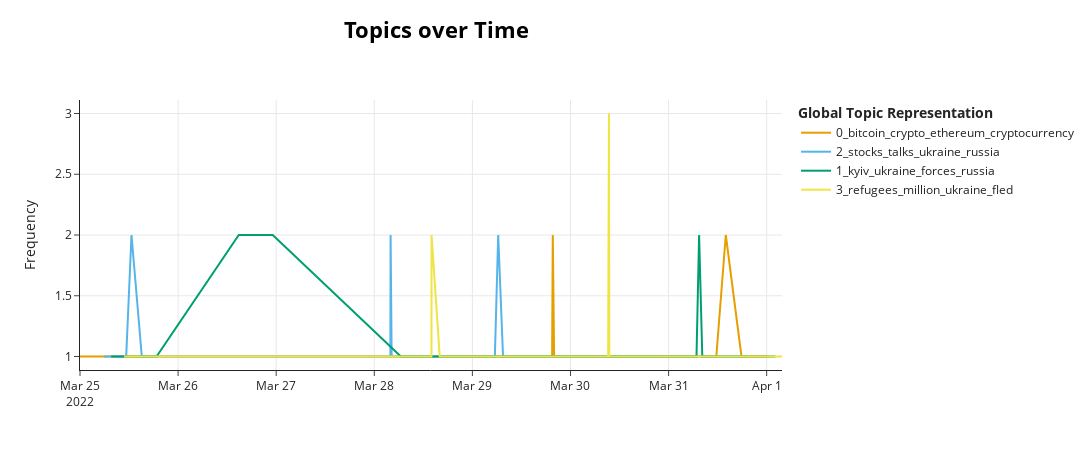

Source (notebook cell):
### Code cell
model.visualize_topics_over_time(topics_over_time, top_n_topics=4)

### Figure 1 — Plotly figure (JSON) as saved in the notebook; plotly's stock layout.template omitted (floating-point values rounded to 4 significant figures)
{"data": [{"hoverinfo": "text", "hovertext": ["<b>Topic 0</b><br>Words: arw, arowana, bittrex, bittrex global, exchange", "<b>Topic 0</b><br>Words: leumi, tax, gave launch date, israel two largest, saying regulatory approval", "<b>Topic 0</b><br>Words: per cent, cent, per, bitcoin, cent last", "<b>Topic 0</b><br>Words: metrics, token metrics, bear market, market, bear", "<b>Topic 0</b><br>Words: fees, structure, crypto, venmo, depending much", "<b>Topic 0</b><br>Words: cardano, week, crypto, bitcoin, gained", "<b>Topic 0</b><br>Words: usd, btc usd, bitcoin, btc, investors risk appetite", "<b>Topic 0</b><br>Words: cryptocurrencies, cryptocurrencies mixed, largest cryptocurrencies mixed, largest cryptocurrencies, cardano", "<b>Topic 0</b><br>Words: dogecoin, meme token, price, meme, doge", "<b>Topic 0</b><br>Words: miners, electricity, bitcoin, mobil, codes", "<b>Topic 0</b><br>Words: bitcoin, bank, submitted youngereverynight link, gold bitcoin, submitted youngereverynight", "<b>Topic 0</b><br>Words: dogecoin, elon, musk, saturday, prominent", "<b>Topic 0</b><br>Words: eth, ethereum, ethereum eth, saturday, day", "<b>Topic 0</b><br>Words: bitcoin, crypto, price, riding wave good, wave good news", "<b>Topic 0</b><br>Words: bitcoin, bank, tyranasorewristwreck link, block new, block new wallet", "<b>Topic 0</b><br>Words: bitcoin, bitcoin stealth, bitcoin stealth rally, stealth, stealth rally", "<b>Topic 0</b><br>Words: bitcoin, 12, cryptocurrency market capitalization, six consecutive days, six consecutive", "<b>Topic 0</b><br>Words: bitcoin, bank, bank submitted thefutureofmoney, time 2022 bitcoin, thefutureofmoney link comments", "<b>Topic 0</b><br>Words: bitcoin, per cent, cent, per, cryptocurrency", "<b>Topic 0</b><br>Words: 41 per, 41 per cent, per cent, bitcoin, cent", "<b>Topic 0</b><br>Words: bitcoin, 46k, market, market cap, surged", "<b>Topic 0</b><br>Words: higher, bitcoin, dogecoin higher, dogecoin, prices", "<b>Topic 0</b><br>Words: cryptocodex, bitcoin, price, crypto, excerpt daily", "<b>Topic 0</b><br>Words: 000, bitcoin, rose, 45 000 band, 000 band", "<b>Topic 0</b><br>Words: bitcoin, losses, 000, asset could advance, away year", "<b>Topic 0</b><br>Words: bitcoin, market, 47, ethereum, past", "<b>Topic 0</b><br>Words: crypto, started, cryptocurrencies, trading, bitcoin", "<b>Topic 0</b><br>Words: bitcoin, 47, erasing losses year, holding gains, holding gains monday", "<b>Topic 0</b><br>Words: bitcoin, 47, 000, 47 000, threshold", "<b>Topic 0</b><br>Words: bitcoin, bank, 2022 bitcoin bitcoin, 000 turns, 000 turns positive", "<b>Topic 0</b><br>Words: bitcoin, bitcoinmap, https, map, built", "<b>Topic 0</b><br>Words: bitcoin, 2011, satoshi, wallet, saw", "<b>Topic 0</b><br>Words: bitcoin, bank, threatens legal action, bitcoin etf conversion, simplelifestyle", "<b>Topic 0</b><br>Words: subsistence, farmers, farms, climate, subsistence farms", "<b>Topic 0</b><br>Words: bitcoin, trillion barrier, barrier, crypto, trillion", "<b>Topic 0</b><br>Words: etps, crypto, investment, wisdomtree, crypto etps", "<b>Topic 0</b><br>Words: bitcoin, assets recent, time, cryptocurrency, 000", "<b>Topic 0</b><br>Words: nso, pegasus, variant pegasus, trafficking, drug trafficking", "<b>Topic 0</b><br>Words: ethereum, price, jump, volume, eth", "<b>Topic 0</b><br>Words: cents, dogecoin, cryptocurrencies, 22, bitcoin", "<b>Topic 0</b><br>Words: shiba inu, shiba, inu, rally, shib", "<b>Topic 0</b><br>Words: million, tokens, worth, us 615 million, us 615", "<b>Topic 0</b><br>Words: hack, 600 million, blockchain, platform, 600", "<b>Topic 0</b><br>Words: sky mavis, mavis, axie infinity, infinity, ronin", "<b>Topic 0</b><br>Words: gaming, axie, crypto, network, biggest", "<b>Topic 0</b><br>Words: bitcoin, bank, half million bitcoin, million bitcoin bitcoin, 12btc", "<b>Topic 0</b><br>Words: online, axie infinity, infinity, axie, hackers", "<b>Topic 0</b><br>Words: ronin, network, ronin network, stolen, funds", "<b>Topic 0</b><br>Words: crypto, axie, 600, play earn, game", "<b>Topic 0</b><br>Words: theft, ronin network, ronin, network, sky mavis", "<b>Topic 0</b><br>Words: hack, ethereum, blockchain, loses, blockchain reporting", "<b>Topic 0</b><br>Words: bitcoin, code, change code climate, code climate, change code", "<b>Topic 0</b><br>Words: bitcoin, 600 billion, crypto, price, 600", "<b>Topic 0</b><br>Words: cryptocurrencies, bitcoin, new zealand, zealand, new", "<b>Topic 0</b><br>Words: axie, axie infinity, infinity, ronin, crypto", "<b>Topic 0</b><br>Words: per cent, cent, per, dogecoin, crypto", "<b>Topic 0</b><br>Words: infinity, axie infinity, axie, crypto history, million", "<b>Topic 0</b><br>Words: bitcoin, crypto, hackers, tokens, biggest", "<b>Topic 0</b><br>Words: cryptocurrencies, uniswap, largest cryptocurrencies, mixed, bitcoin", "<b>Topic 0</b><br>Words: education, bitcoin, education system, system, system look", "<b>Topic 0</b><br>Words: bitcoin, bank, malta top restaurants, restaurants accepting bitcoin, winning dishes since", "<b>Topic 0</b><br>Words: etoro, etoro usa, usa, bitcoin, cryptocurrency", "<b>Topic 0</b><br>Words: volt, 000 000, 000 000 000, volt inu, 000", "<b>Topic 0</b><br>Words: ethereum, today, hack, dogecoin, crypto", "<b>Topic 0</b><br>Words: solana, solana nfts, opensea, jumped, crypto", "<b>Topic 0</b><br>Words: coinbase, bitcoin, shares, wood, wood scooped shares", "<b>Topic 0</b><br>Words: per cent, cent, per, cryptocurrency, cryptocurrency market", "<b>Topic 0</b><br>Words: would, create digital, dollar, lawmakers, create", "<b>Topic 0</b><br>Words: fear, crypto, greed, finally, bitcoin", "<b>Topic 0</b><br>Words: zilliqa, zil, cryptos market cap, 270 past, cryptos market", "<b>Topic 0</b><br>Words: bitcoin, morning, crypto, litecoin, cryptocurrencies", "<b>Topic 0</b><br>Words: bitcoin, crypto, price, bitcoin billionaire, quite ready bitcoin", "<b>Topic 0</b><br>Words: solana, sol, nft, marketplaces, opensea", "<b>Topic 0</b><br>Words: usd, sol, sol usd, bitcoin, solana", "<b>Topic 0</b><br>Words: crypto, distributed ledger, bitcoin, ledger, distributed", "<b>Topic 0</b><br>Words: usd, altcoins, bitcoin, altseason, eth usd", "<b>Topic 0</b><br>Words: bitcoin, 000, volatility, strong, crypto", "<b>Topic 0</b><br>Words: voyager, cryptocurrencies, crypto, mobile, commission", "<b>Topic 0</b><br>Words: 000, poe, place, airdrop, bitcoin", "<b>Topic 0</b><br>Words: bitcoin, bank, breckenk link comments, 2017 stating by, stating by"], "marker": {"color": "#E69F00"}, "mode": "lines", "name": "0_bitcoin_crypto_ethereum_cryptocurrency", "type": "scatter", "x": ["2022-03-25T00:00:00", "2022-03-25T03:15:00", "2022-03-25T04:45:00", "2022-03-25T11:05:00", "2022-03-25T12:09:00", "2022-03-25T12:40:18", "2022-03-25T13:54:05", "2022-03-25T14:00:00", "2022-03-25T15:00:00", "2022-03-25T16:45:00", "2022-03-25T20:10:19", "2022-03-26T22:06:23", "2022-03-27T09:30:00", "2022-03-27T10:15:25", "2022-03-27T13:52:16", "2022-03-27T21:15:00", "2022-03-27T22:20:56", "2022-03-28T00:46:58", "2022-03-28T04:15:00", "2022-03-28T07:05:37", "2022-03-28T08:21:21", "2022-03-28T08:57:31", "2022-03-28T12:00:11", "2022-03-28T13:37:24", "2022-03-28T14:28:00", "2022-03-28T15:22:47", "2022-03-28T15:38:00", "2022-03-28T15:58:44", "2022-03-28T17:19:00", "2022-03-28T17:46:30", "2022-03-28T17:53:16", "2022-03-28T18:30:11", "2022-03-28T20:39:04", "2022-03-29T04:00:47", "2022-03-29T06:15:00", "2022-03-29T08:00:00", "2022-03-29T11:15:00", "2022-03-29T11:45:00", "2022-03-29T13:04:00", "2022-03-29T14:00:00", "2022-03-29T15:15:00", "2022-03-29T16:49:04", "2022-03-29T17:42:21", "2022-03-29T17:58:31", "2022-03-29T18:16:11", "2022-03-29T19:10:09", "2022-03-29T19:30:00", "2022-03-29T19:30:21", "2022-03-29T19:40:14", "2022-03-29T19:55:59", "2022-03-29T20:00:00", "2022-03-29T21:17:00", "2022-03-29T23:30:39", "2022-03-30T00:39:57", "2022-03-30T03:00:00", "2022-03-30T05:15:00", "2022-03-30T09:17:28", "2022-03-30T11:58:12", "2022-03-30T14:00:00", "2022-03-30T16:00:00", "2022-03-30T19:54:56", "2022-03-30T20:49:53", "2022-03-30T21:00:00", "2022-03-31T00:30:00", "2022-03-31T01:30:00", "2022-03-31T03:30:29", "2022-03-31T04:30:00", "2022-03-31T10:02:00", "2022-03-31T10:32:44", "2022-03-31T11:40:35", "2022-03-31T14:00:00", "2022-03-31T17:50:08", "2022-03-31T18:34:44", "2022-03-31T19:18:48", "2022-03-31T19:27:00", "2022-03-31T20:42:52", "2022-03-31T21:00:00", "2022-03-31T21:14:03", "2022-03-31T22:30:00", "2022-04-01T00:30:53"], "y": [1, 1, 1, 1, 1, 1, 1, 1, 1, 1, 1, 1, 1, 1, 1, 1, 1, 1, 1, 1, 1, 1, 1, 1, 1, 1, 1, 1, 1, 1, 1, 1, 1, 1, 1, 1, 1, 1, 1, 1, 1, 1, 1, 1, 1, 1, 1, 1, 2, 1, 1, 1, 1, 1, 1, 1, 1, 1, 1, 1, 1, 1, 1, 1, 1, 1, 1, 1, 1, 1, 2, 1, 1, 1, 1, 1, 1, 1, 1, 1]}, {"hoverinfo": "text", "hovertext": ["<b>Topic 2</b><br>Words: bumpy week, gains losses, bumpy, stocks, wall street", "<b>Topic 2</b><br>Words: investors mull, looking set subdued, surging inflation slowing, investors mull concerns, bloomberg european stocks", "<b>Topic 2</b><br>Words: limited trading, gazprom, equities, bloomberg, limited", "<b>Topic 2</b><br>Words: european shares, european, 25, shares, lower", "<b>Topic 2</b><br>Words: new partnership, dow jones, dow, jones, partnership", "<b>Topic 2</b><br>Words: european shares, european, shares, lower, heading weekend", "<b>Topic 2</b><br>Words: gold, gain, lower, weekly, eye developments", "<b>Topic 2</b><br>Words: market, next week, expect, crude, rising", "<b>Topic 2</b><br>Words: gold steady, account deficit, current account deficit, current account, steady", "<b>Topic 2</b><br>Words: year, six year, yen, japanese, march", "<b>Topic 2</b><br>Words: shares mixed, asian shares mixed, asian shares, worries, asian", "<b>Topic 2</b><br>Words: worries, asian, mixed, inflation, weighed market sentiment", "<b>Topic 2</b><br>Words: asian markets, lockdown, shanghai, asian, talks", "<b>Topic 2</b><br>Words: higher, points, points higher, developments, investors", "<b>Topic 2</b><br>Words: oil prices, prices, oil, pullback oil, talks boosting", "<b>Topic 2</b><br>Words: stocks trending, trending lower, stocks trending lower, trending, stocks", "<b>Topic 2</b><br>Words: peace talks, talks, european, ukraine russia, peace", "<b>Topic 2</b><br>Words: shanghai, semi lockdown, day semi, shanghai went, shanghai went nine", "<b>Topic 2</b><br>Words: higher, dow, 500, despite earlier losses, indexes end higher", "<b>Topic 2</b><br>Words: stocks, mixed start, crude oil prices, crude oil, mixed", "<b>Topic 2</b><br>Words: gold, firmer, palladium, yields, dollar", "<b>Topic 2</b><br>Words: stock, even biden administration, came even biden, limiting executives sell, limiting executives", "<b>Topic 2</b><br>Words: european, ukraine russia talks, russia talks, ahead, ukraine russia", "<b>Topic 2</b><br>Words: japan hong kong, japan hong, oil, stocks, hong kong", "<b>Topic 2</b><br>Words: higher, talks, ukraine russia talks, russia talks, points", "<b>Topic 2</b><br>Words: talks, russia ukraine, higher, peace talks, shares", "<b>Topic 2</b><br>Words: found, deputies found man, victim taken, shot interstate, shot interstate victim", "<b>Topic 2</b><br>Words: euro, russian negotiators prepared, trading ukrainian russian, direct talks two, trading ukrainian", "<b>Topic 2</b><br>Words: world shares, russia ukraine, talks, shares, higher", "<b>Topic 2</b><br>Words: percent, dow, sending, sending nasdaq composite, companies especially well", "<b>Topic 2</b><br>Words: emerging, currencies, stocks, market stocks, stocks currencies", "<b>Topic 2</b><br>Words: sse, high, profit, energy, profit forecasts second", "<b>Topic 2</b><br>Words: index, energy mining, mining, canada, stock", "<b>Topic 2</b><br>Words: rose, wall street, stocks, wall, street", "<b>Topic 2</b><br>Words: polymetal, investors, considering separating, took fright invasion, took fright", "<b>Topic 2</b><br>Words: rally led, record high, broad, rally, led", "<b>Topic 2</b><br>Words: gains, progress, talks, wall street, wall", "<b>Topic 2</b><br>Words: euro, yen, dollar, hopes, foot wednesday hopes", "<b>Topic 2</b><br>Words: russia pledge, cautious, asian, pledge, two", "<b>Topic 2</b><br>Words: asian, wednesday talks ending, higher wednesday talks, markets followed, markets followed wall", "<b>Topic 2</b><br>Words: gold, yields, dollar, progress, talks", "<b>Topic 2</b><br>Words: foreign exchange, exchange, asian, wednesday, korea", "<b>Topic 2</b><br>Words: shanghai, advanced, asian, followed, progress", "<b>Topic 2</b><br>Words: bond market, anthony scaramucci, scaramucci, flashed, signal", "<b>Topic 2</b><br>Words: roche, drugmaker, european shares, 30, european", "<b>Topic 2</b><br>Words: roche, drugmaker, european shares, european, index", "<b>Topic 2</b><br>Words: bloomberg daybreak, daybreak, , bloomberg, continue", "<b>Topic 2</b><br>Words: markets, 30, euro, dollar, march", "<b>Topic 2</b><br>Words: treasury, spreads, year treasury, year, et", "<b>Topic 2</b><br>Words: european shares, 30, talks, shares, investors", "<b>Topic 2</b><br>Words: 30, euro, dollar, march, wednesday euro", "<b>Topic 2</b><br>Words: dollar, expectations, rate, peace talks, talks", "<b>Topic 2</b><br>Words: points, correction territory, correction, average, concerned", "<b>Topic 2</b><br>Words: pvh, street view, pvh stock, q1, street", "<b>Topic 2</b><br>Words: dollar, march, 30, 14 51, 14 51 edt", "<b>Topic 2</b><br>Words: 30, stocks, march, dow 500 track, snap four session", "<b>Topic 2</b><br>Words: march, 30, dow, stocks, 500 snapping", "<b>Topic 2</b><br>Words: stocks, look set, negative territory mid, territory mid, territory mid afternoon", "<b>Topic 2</b><br>Words: index, points, doubts russia, doubts, record", "<b>Topic 2</b><br>Words: emerging, quarter, emerging market, first quarter, latin", "<b>Topic 2</b><br>Words: stocks, asian stocks, cues, asian, hopes", "<b>Topic 2</b><br>Words: emerging, quarter, emerging market, first quarter, latin", "<b>Topic 2</b><br>Words: gold, quarterly, 2020, appeal lifted, ukraine conflict concerns", "<b>Topic 2</b><br>Words: stocks, conflict, solution even month, ongoing geopolitical conflict, conflict global economic", "<b>Topic 2</b><br>Words: sterling, 31, dollar, march, 46 edt 31", "<b>Topic 2</b><br>Words: sterling, dollar, currencies investors, investors worry, riskier currencies investors", "<b>Topic 2</b><br>Words: stocks, quarter, york reuters global, russian ukranian, reuters global", "<b>Topic 2</b><br>Words: index, geopolitical, sept, 2001, iraq", "<b>Topic 2</b><br>Words: 31, dollar, march, ukraine boosted demand, reuters dollar rose"], "marker": {"color": "#56B4E9"}, "mode": "lines", "name": "2_stocks_talks_ukraine_russia", "type": "scatter", "x": ["2022-03-25T05:50:52", "2022-03-25T08:13:35", "2022-03-25T09:20:27", "2022-03-25T10:11:05", "2022-03-25T10:14:00", "2022-03-25T11:17:51", "2022-03-25T12:36:00", "2022-03-25T15:07:24", "2022-03-28T01:30:00", "2022-03-28T03:56:03", "2022-03-28T03:59:29", "2022-03-28T04:08:00", "2022-03-28T04:15:00", "2022-03-28T04:51:08", "2022-03-28T05:01:00", "2022-03-28T06:19:19", "2022-03-28T08:06:28", "2022-03-28T09:43:10", "2022-03-28T10:22:00", "2022-03-28T14:00:00", "2022-03-28T15:23:14", "2022-03-28T20:08:50", "2022-03-29T04:47:18", "2022-03-29T05:11:04", "2022-03-29T05:30:00", "2022-03-29T06:18:56", "2022-03-29T07:30:00", "2022-03-29T08:12:27", "2022-03-29T08:40:30", "2022-03-29T08:41:50", "2022-03-29T08:46:09", "2022-03-29T10:52:00", "2022-03-29T13:58:56", "2022-03-29T15:15:00", "2022-03-29T23:01:00", "2022-03-29T23:25:56", "2022-03-29T23:41:38", "2022-03-30T03:30:00", "2022-03-30T03:45:00", "2022-03-30T04:18:26", "2022-03-30T04:30:00", "2022-03-30T06:12:25", "2022-03-30T06:16:40", "2022-03-30T07:40:24", "2022-03-30T07:41:10", "2022-03-30T07:41:17", "2022-03-30T07:42:52", "2022-03-30T08:01:08", "2022-03-30T08:32:47", "2022-03-30T09:16:10", "2022-03-30T11:41:10", "2022-03-30T14:48:00", "2022-03-30T16:15:00", "2022-03-30T16:21:15", "2022-03-30T18:51:10", "2022-03-30T19:06:15", "2022-03-30T20:01:21", "2022-03-30T20:38:39", "2022-03-30T21:11:15", "2022-03-31T02:00:00", "2022-03-31T03:00:00", "2022-03-31T06:12:25", "2022-03-31T06:17:00", "2022-03-31T07:54:00", "2022-03-31T08:46:09", "2022-03-31T08:54:31", "2022-03-31T18:09:24", "2022-03-31T18:32:00", "2022-03-31T18:56:12"], "y": [1, 1, 1, 1, 1, 1, 2, 1, 1, 1, 2, 1, 1, 1, 1, 1, 1, 1, 1, 1, 1, 1, 1, 1, 1, 2, 1, 1, 1, 1, 1, 1, 1, 1, 1, 1, 1, 1, 1, 1, 1, 1, 1, 1, 1, 1, 1, 1, 1, 1, 1, 1, 1, 1, 1, 1, 1, 1, 1, 1, 1, 1, 1, 1, 1, 1, 1, 1, 1]}, {"hoverinfo": "text", "hovertext": ["<b>Topic 1</b><br>Words: recapture towns, kyiv, recapture, back ambitions, scaling back ambitions", "<b>Topic 1</b><br>Words: troops, kyiv, counter, back, forced back", "<b>Topic 1</b><br>Words: kyiv, ukrainian, forces, city, ukrainian troops recapturing", "<b>Topic 1</b><br>Words: positions, towns, mod, kyiv, defensive positions", "<b>Topic 1</b><br>Words: los, los angeles, angeles, city, sister city", "<b>Topic 1</b><br>Words: city, 44 severely, severely wounded, 44 severely wounded, severely wounded people", "<b>Topic 1</b><br>Words: chernihiv, city, kyiv, ukraine, chernihiv ukraine", "<b>Topic 1</b><br>Words: srna, shakhtar, 100 children, hour car journey, hour car", "<b>Topic 1</b><br>Words: face, kyiv, missiles, across ukraine overnight, ukraine overnight", "<b>Topic 1</b><br>Words: irpin, irpin liberated, liberated, mayor, following russia", "<b>Topic 1</b><br>Words: made progress, official told reporters, official, progress, official told", "<b>Topic 1</b><br>Words: kyiv, around kyiv, around, forces, pushed back invading", "<b>Topic 1</b><br>Words: kyiv, kyiv suburb, suburb, face, key kyiv suburb", "<b>Topic 1</b><br>Words: defence, dramatically, kyiv, dramatically scale, dramatically scale back", "<b>Topic 1</b><br>Words: russia announced, announced, withdrawal, said distrust russia, ukrainian military officials", "<b>Topic 1</b><br>Words: back operations near, deputy defense, deputy defense minister, cut back operations, cut back", "<b>Topic 1</b><br>Words: cut, kyiv, military activity, chernihiv, near kyiv", "<b>Topic 1</b><br>Words: fundamentally, kyiv, talks, near, back", "<b>Topic 1</b><br>Words: kyiv, back operations near, increase trust, cut back operations, cut back", "<b>Topic 1</b><br>Words: talks aimed ending, operations near, talks aimed, aimed ending, talks", "<b>Topic 1</b><br>Words: kyiv, peace, scale back, scale, back", "<b>Topic 1</b><br>Words: northern ukraine, kyiv, northern, scale, operations", "<b>Topic 1</b><br>Words: chernihiv, kyiv, operations, operations around capital, around capital kyiv", "<b>Topic 1</b><br>Words: call, call european, call european leaders, european leaders, reduce military", "<b>Topic 1</b><br>Words: kyiv, scale back, talks, scale, back", "<b>Topic 1</b><br>Words: kyiv, forces, around kyiv, around, russian forces", "<b>Topic 1</b><br>Words: kyiv, around kyiv, around, forces, back invading russian", "<b>Topic 1</b><br>Words: russian, aimed ending, ending, aimed, russia", "<b>Topic 1</b><br>Words: kiev, military activity, activity, kiev chernigov, chernigov", "<b>Topic 1</b><br>Words: ongoing talks, house communications, communications director kate, house communications director, communications director", "<b>Topic 1</b><br>Words: kyiv, negotiators talks istanbul, territorial concessions, territorial concessions first, ukrainian negotiators talks", "<b>Topic 1</b><br>Words: 29 2022 10, city, kyiv, 2022 10, chernihiv", "<b>Topic 1</b><br>Words: back, kyiv, russia announcement, operations, announcement", "<b>Topic 1</b><br>Words: singapore prime, singapore prime minister, lee, singapore, white house", "<b>Topic 1</b><br>Words: police departments, departments, police, heights buffalo, heights buffalo grove", "<b>Topic 1</b><br>Words: see, scaling back, scaling, suggesting, back", "<b>Topic 1</b><br>Words: kyiv, away kyiv, pentagon, small, away", "<b>Topic 1</b><br>Words: kyiv, city, ukrainian city overnight, pounded areas around, russian forces pounded", "<b>Topic 1</b><br>Words: back, kyiv, russia announcement, operations, announcement", "<b>Topic 1</b><br>Words: russia announced, announced, withdrawal, ukrainian military officials, military officials said", "<b>Topic 1</b><br>Words: russia announced, announced, withdrawal, military officials said, ukrainian military officials", "<b>Topic 1</b><br>Words: kyiv, military, capital, cut back military, ukraine", "<b>Topic 1</b><br>Words: kyiv, ploy, withdrawal, near kyiv, ukraine military", "<b>Topic 1</b><br>Words: colossal attack, colossal, kyiv, chernihiv, says", "<b>Topic 1</b><br>Words: kyiv, forces, outskirts kyiv, northern, scale", "<b>Topic 1</b><br>Words: russia pledge, skepticism, military, pledge, russia", "<b>Topic 1</b><br>Words: chernihiv, russia, governor, reduce, despite pledge reduce", "<b>Topic 1</b><br>Words: forces, kyiv, forces east, east, redeployed forces", "<b>Topic 1</b><br>Words: russia moved, forces, forces east, east, moved", "<b>Topic 1</b><br>Words: another ukrainian, kyiv another ukrainian, another ukrainian city, kyiv, kyiv another", "<b>Topic 1</b><br>Words: kyiv, scale back, scale, back, city", "<b>Topic 1</b><br>Words: irpin, kyiv, irpin ukraine, block, russian", "<b>Topic 1</b><br>Words: kyiv mayor vitali, mayor vitali, mayor vitali klitschko, kyiv mayor, vitali klitschko", "<b>Topic 1</b><br>Words: kyiv, chernihiv, operations, city, cities", "<b>Topic 1</b><br>Words: kyiv, operations, military operations cities, operations cities, intensified bombardment", "<b>Topic 1</b><br>Words: pentagon, kirby, troops, seen russian troops, pentagon press secretary", "<b>Topic 1</b><br>Words: scale, kyiv, forces, russian, near", "<b>Topic 1</b><br>Words: military, russia, kyiv, ukraine, military regrouping", "<b>Topic 1</b><br>Words: ukrainian, forces, donbas, russian, chernihiv", "<b>Topic 1</b><br>Words: forces, kyiv, pentagon, kyiv pentagon, russia", "<b>Topic 1</b><br>Words: northern cities, bombardment wednesday, attacks strategic, wednesday deepening, northern cities war", "<b>Topic 1</b><br>Words: forces, kyiv, chernihiv, russian, bombarded kyiv", "<b>Topic 1</b><br>Words: turning point, turning, point, ukrainian, defense", "<b>Topic 1</b><br>Words: scale back, scale, areas, back, trust two sides", "<b>Topic 1</b><br>Words: set resume friday, resume friday, kyiv, turning point, set resume", "<b>Topic 1</b><br>Words: kyiv, back, around, military, around kyiv", "<b>Topic 1</b><br>Words: kyiv, military, promising scale back, around, back", "<b>Topic 1</b><br>Words: ukrainian, delegation, turning point, turning, point", "<b>Topic 1</b><br>Words: kyiv, attacks, forces, kyiv chernihiv, chernihiv", "<b>Topic 1</b><br>Words: kyiv, capital, assault, southeast region moscow, southeast region", "<b>Topic 1</b><br>Words: kyiv, heavy fighting, heavy, thursday amid indications, zones thursday amid", "<b>Topic 1</b><br>Words: chernihiv, car, chernihiv yulia, loud drove, journey chernihiv", "<b>Topic 1</b><br>Words: officials, week, senior officials, join continue, officials fanned", "<b>Topic 1</b><br>Words: claim, back, claim scaling, scepticism moscow claim, opening new", "<b>Topic 1</b><br>Words: convoy, exists, exists anymore, anymore, kyiv"], "marker": {"color": "#009E73"}, "mode": "lines", "name": "1_kyiv_ukraine_forces_russia", "type": "scatter", "x": ["2022-03-25T07:37:09", "2022-03-25T08:24:05", "2022-03-25T09:14:54", "2022-03-25T09:37:55", "2022-03-25T18:43:48", "2022-03-26T14:50:42", "2022-03-26T23:09:13", "2022-03-28T06:30:00", "2022-03-28T12:37:00", "2022-03-28T15:04:02", "2022-03-28T17:40:17", "2022-03-29T02:59:47", "2022-03-29T04:30:00", "2022-03-29T06:00:04", "2022-03-29T07:21:18", "2022-03-29T08:30:22", "2022-03-29T12:39:52", "2022-03-29T12:42:54", "2022-03-29T12:48:00", "2022-03-29T13:07:34", "2022-03-29T13:15:00", "2022-03-29T13:19:54", "2022-03-29T13:41:11", "2022-03-29T13:45:18", "2022-03-29T14:26:21", "2022-03-29T15:35:02", "2022-03-29T15:43:43", "2022-03-29T16:15:00", "2022-03-29T17:30:00", "2022-03-29T18:40:15", "2022-03-29T19:00:00", "2022-03-29T20:10:36", "2022-03-29T20:11:00", "2022-03-29T20:15:00", "2022-03-29T20:33:22", "2022-03-29T20:43:23", "2022-03-29T21:00:00", "2022-03-29T21:10:41", "2022-03-29T21:45:00", "2022-03-29T23:14:00", "2022-03-29T23:46:14", "2022-03-30T01:45:29", "2022-03-30T04:00:00", "2022-03-30T04:00:44", "2022-03-30T06:25:48", "2022-03-30T08:39:44", "2022-03-30T09:05:10", "2022-03-30T09:30:00", "2022-03-30T09:45:00", "2022-03-30T11:17:19", "2022-03-30T11:30:00", "2022-03-30T13:30:00", "2022-03-30T13:47:44", "2022-03-30T16:35:47", "2022-03-30T16:38:58", "2022-03-30T16:53:59", "2022-03-30T18:01:08", "2022-03-30T18:01:56", "2022-03-30T20:11:00", "2022-03-30T21:53:18", "2022-03-30T23:52:00", "2022-03-31T04:01:47", "2022-03-31T04:05:52", "2022-03-31T06:15:00", "2022-03-31T06:49:56", "2022-03-31T07:28:01", "2022-03-31T08:15:00", "2022-03-31T09:15:00", "2022-03-31T09:33:45", "2022-03-31T09:45:34", "2022-03-31T13:12:24", "2022-03-31T13:26:57", "2022-03-31T19:28:35", "2022-03-31T21:45:00", "2022-04-01T02:06:45"], "y": [1, 1, 1, 1, 1, 2, 2, 1, 1, 1, 1, 1, 1, 1, 1, 1, 1, 1, 1, 1, 1, 1, 1, 1, 1, 1, 1, 1, 1, 1, 1, 1, 1, 1, 1, 1, 1, 1, 1, 1, 1, 1, 1, 1, 1, 1, 1, 1, 1, 1, 1, 1, 1, 1, 1, 1, 1, 1, 1, 1, 1, 1, 1, 1, 1, 2, 1, 1, 1, 1, 1, 1, 1, 1, 1]}, {"hoverinfo": "text", "hovertext": ["<b>Topic 3</b><br>Words: three million ukrainians, fled country see, country see, three million, ukrainians fled country", "<b>Topic 3</b><br>Words: shapps, grant, grant shapps, family, old son", "<b>Topic 3</b><br>Words: refugees, ukrainian refugees, ukraine, russia, war", "<b>Topic 3</b><br>Words: fled, un, million, said 725, 725 806", "<b>Topic 3</b><br>Words: see, refugee, struck town airfield, march struck town, old interior", "<b>Topic 3</b><br>Words: vereteska, valentyna, valentyna vereteska, jerusalem marathon, 11 year old", "<b>Topic 3</b><br>Words: borodina, aleksandra borodina, aleksandra, tech, tech worker", "<b>Topic 3</b><br>Words: bloom, orlando bloom, orlando, mail, centre", "<b>Topic 3</b><br>Words: perth, refugees, much needed, fled, million", "<b>Topic 3</b><br>Words: moldova, refugees, fled, produced partnership, produced partnership pulitzer", "<b>Topic 3</b><br>Words: daughter, refugees, komarova, tullamore, way", "<b>Topic 3</b><br>Words: first rolled, forces first rolled, hosseini calm, hosseini, rolled across border", "<b>Topic 3</b><br>Words: million, refugees, border, number refugees, number", "<b>Topic 3</b><br>Words: americans, myre, many americans, greg myre, americans living", "<b>Topic 3</b><br>Words: germany safety, ukraine germany safety, survivors flee ukraine, flee ukraine germany, holocaust survivors flee", "<b>Topic 3</b><br>Words: women, women girls, raped, girls, women children", "<b>Topic 3</b><br>Words: million, refugees, border, ukraine, poland number refugees", "<b>Topic 3</b><br>Words: refugees, slowdown, border, lull, temporary lull", "<b>Topic 3</b><br>Words: million, refugees, border, number refugees, number", "<b>Topic 3</b><br>Words: melnyk, knew, olha melnyk knew, knew life upended, world would come", "<b>Topic 3</b><br>Words: aid, divert aid, poor countries, suffering fallout, countries also suffering", "<b>Topic 3</b><br>Words: ukrainian boy, boy, border, polish border, alone", "<b>Topic 3</b><br>Words: family, andrea, family forced flee, andrea mclean, family forced", "<b>Topic 3</b><br>Words: gurevich, family, alex gurevich, gurevich family, refugees", "<b>Topic 3</b><br>Words: fled, million, refugees, nazarov, ease", "<b>Topic 3</b><br>Words: accommodation, homes ukraine, scheme, homes, host", "<b>Topic 3</b><br>Words: un refugee agency, says million refugees, un refugee, agency says million, refugee agency says", "<b>Topic 3</b><br>Words: refugee agency says, un refugee, agency says million, says million refugees, un refugee agency", "<b>Topic 3</b><br>Words: visas issued, visas, applications, issued, refugees", "<b>Topic 3</b><br>Words: refugees, million, fled, refugee, fled ukraine", "<b>Topic 3</b><br>Words: night, refugees, fled, fled ukraine, million", "<b>Topic 3</b><br>Words: ukraine, face, fled, said four million, hostilities following", "<b>Topic 3</b><br>Words: refugees fled ukraine, million refugees fled, million, million refugees, refugees fled", "<b>Topic 3</b><br>Words: scheme, homes ukraine, visas, 700, homes", "<b>Topic 3</b><br>Words: refugees, fled, fled ukraine, refugees fled ukraine, refugee", "<b>Topic 3</b><br>Words: million, refugee, refugees fled ukraine, fled ukraine, million refugees fled", "<b>Topic 3</b><br>Words: population, refugees, million, 10 percent, pre war", "<b>Topic 3</b><br>Words: fled, number, ukraine, fled ukraine, ap number people", "<b>Topic 3</b><br>Words: fled, number, ukraine, fled ukraine, ap number people", "<b>Topic 3</b><br>Words: fled, million, fled ukraine, ease, ukraine", "<b>Topic 3</b><br>Words: russia senseless, russia senseless war, senseless war, senseless, refugees", "<b>Topic 3</b><br>Words: fled, million, ukraine, nazarov, four million", "<b>Topic 3</b><br>Words: visas, refugees, shambolic, visas granted, granted", "<b>Topic 3</b><br>Words: family, hawaii, started, money, nowhere go march", "<b>Topic 3</b><br>Words: refugees, find jobs, slows, jobs, number", "<b>Topic 3</b><br>Words: jolie, humanitarian, refugees, hospital amid russia, children ukraine moved", "<b>Topic 3</b><br>Words: petryk, philadelphia, star, refuge philadelphia, seeking refuge philadelphia", "<b>Topic 3</b><br>Words: miroshnychenko, fleeing, refugees, war, family living comfortable", "<b>Topic 3</b><br>Words: border, southern border, moldova, ukraine, southern", "<b>Topic 3</b><br>Words: refugees, przemysl, million, ukraine, forced", "<b>Topic 3</b><br>Words: visa, scheme, visa scheme, born, wife"], "marker": {"color": "#F0E442"}, "mode": "lines", "name": "3_refugees_million_ukraine_fled", "type": "scatter", "x": ["2022-03-25T10:45:40", "2022-03-25T13:34:55", "2022-03-25T15:42:56", "2022-03-25T15:45:00", "2022-03-25T21:08:04", "2022-03-25T22:17:38", "2022-03-26T12:30:00", "2022-03-26T22:01:02", "2022-03-27T00:01:34", "2022-03-27T08:00:18", "2022-03-27T15:45:00", "2022-03-28T04:00:47", "2022-03-28T07:37:25", "2022-03-28T09:04:00", "2022-03-28T10:00:00", "2022-03-28T13:00:00", "2022-03-28T13:59:17", "2022-03-28T14:00:50", "2022-03-28T16:00:36", "2022-03-28T21:45:00", "2022-03-29T02:54:12", "2022-03-29T17:30:13", "2022-03-29T18:02:00", "2022-03-29T18:07:02", "2022-03-30T02:24:55", "2022-03-30T08:24:00", "2022-03-30T08:34:49", "2022-03-30T09:00:00", "2022-03-30T09:13:00", "2022-03-30T09:24:55", "2022-03-30T09:30:00", "2022-03-30T09:52:08", "2022-03-30T10:00:00", "2022-03-30T10:14:29", "2022-03-30T11:36:00", "2022-03-30T13:45:00", "2022-03-30T14:09:08", "2022-03-30T14:11:22", "2022-03-30T16:06:18", "2022-03-30T19:00:00", "2022-03-30T20:23:43", "2022-03-30T20:58:06", "2022-03-31T02:02:00", "2022-03-31T11:53:00", "2022-03-31T13:30:00", "2022-03-31T15:52:00", "2022-03-31T16:58:27", "2022-03-31T17:15:19", "2022-03-31T18:45:00", "2022-03-31T19:45:00", "2022-04-01T03:45:00"], "y": [1, 1, 1, 1, 1, 1, 1, 1, 1, 1, 1, 1, 1, 1, 1, 1, 1, 2, 1, 1, 1, 1, 1, 1, 1, 1, 1, 1, 1, 3, 1, 1, 1, 1, 1, 1, 1, 1, 1, 1, 1, 1, 1, 1, 1, 1, 1, 1, 1, 1, 1]}], "layout": {"height": 450, "hoverlabel": {"bgcolor": "white", "font": {"family": "Rockwell", "size": 16}}, "legend": {"title": {"text": "<b>Global Topic Representation"}}, "title": {"font": {"color": "Black", "size": 22}, "text": "<b>Topics over Time", "x": 0.4, "xanchor": "center", "y": 0.95, "yanchor": "top"}, "width": 1250, "xaxis": {"showgrid": true}, "yaxis": {"showgrid": true, "title": {"text": "Frequency"}}}}
